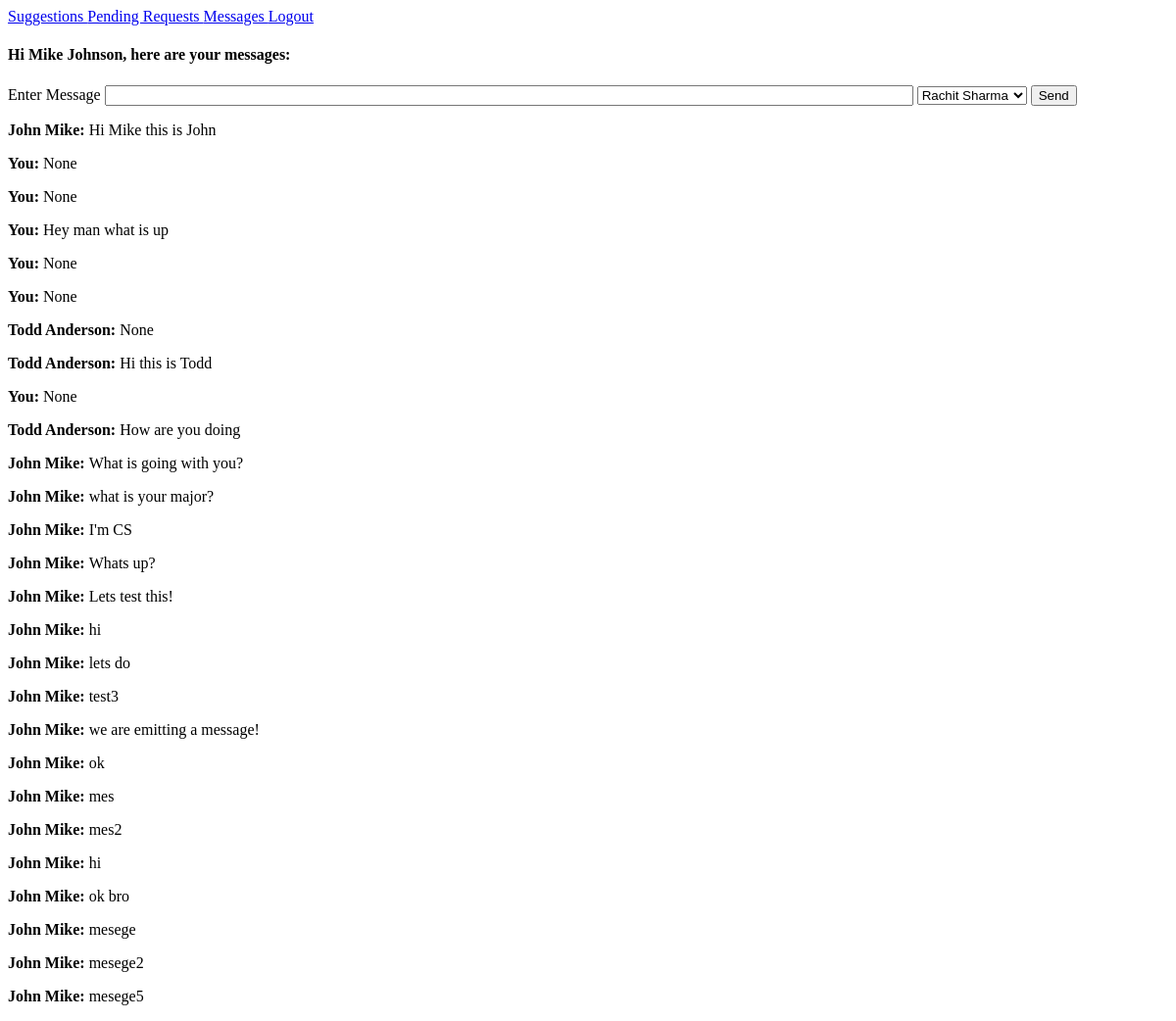
The app's page /message_room (signed in), older data.
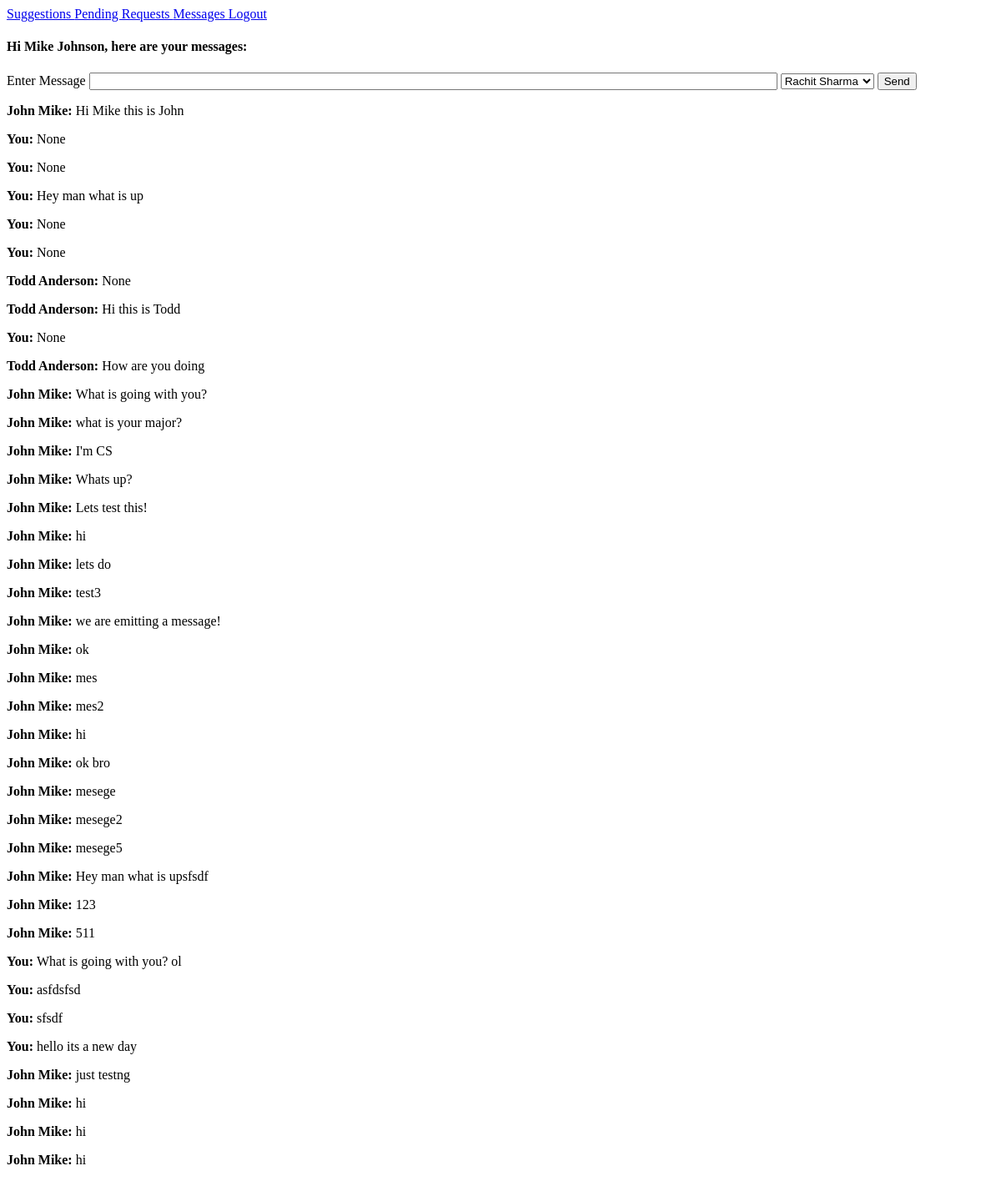
The same page, newer data.
### app/models.py (models this page shows, shortened)
class Users(UserMixin, db.Model):
    NAME_SIZE = 100
    id = db.Column(db.Integer, primary_key=True)
    name = db.Column(db.String(NAME_SIZE), unique=True)
    major = db.Column(db.String(100))
    hall = db.Column(db.String(100))
    password = db.Column(db.String(100))
    messages = db.relationship('Message', lazy='dynamic', primaryjoin="or_(Users.id == Message.user_to_id, Users.id == Message.user_from_id)")

class Message(db.Model):
    MAX_CHARS_IN_MESSAGE = 1000
    id = db.Column(db.Integer, primary_key=True)
    timestamp = db.Column(db.DateTime, index=True, default=datetime.utcnow)
    user_to_id = db.Column(db.Integer, db.ForeignKey('users.id'))
    user_from_id = db.Column(db.Integer, db.ForeignKey('users.id'))
    content = db.Column(db.String(MAX_CHARS_IN_MESSAGE))
    def give_name(self, user_id):
        name = "You"
        if not (self.user_from_id == user_id):
            name = Users.query.get(self.user_from_id).name
        return name

### app/routes.py (the view, shortened to what this page needs)
@app.route('/message_room', methods=["GET", "POST"])
@login_required
def message():
    if not current_user.is_authenticated:
        return redirect(url_for("login"))
    message_form = MessageForm()
    return render_template("room.html", messages=Users.query.get(current_user.id).messages, form=message_form)

### app/forms.py
class MessageForm(FlaskForm):
    def returnAllUsers():
        users = []
        for user in Users.query.all():
            users.append((user.id, user.name))
        return users
    message = StringField("Enter Message", [DataRequired()])
    choices = SelectField("To whom", choices=returnAllUsers())
    send = SubmitField("Send")

### app/models.py (called while the page is built)
@login.user_loader
def load_user(id):
    return Users.query.get(int(id))

### app/templates/room.html (shortened to what this page needs)
{% extends "base.html" %}
{% block content %}
    <h4> Hi {{current_user.name}}, here are your messages: </h4>
    <form action="" method="POST", novalidate>
        <div>
            {{ form.message.label }}
            {{ form.message(size=100) }}
            {{ form.choices() }}
            {{ form.send() }}
        </div>
    </form>
    {% for message in messages %}
        <p> <b> {{ message.give_name(current_user.id) }}: </b> {{ message.content }} </p>
    {% endfor %}
{% endblock %}

### app/templates/base.html (shortened to what this page needs)
<!DOCTYPE html>
<html>
    <head>
    </head>
    <body>
        <div>
            {% if current_user.is_authenticated %}
                <a href="{{url_for('suggestions')}}"> Suggestions </a>
                <a href="{{url_for('pending_invites')}}"> Pending Requests </a>
                <a href="{{url_for('message')}}"> Messages </a>
                <a href="{{url_for('logout')}}"> Logout </a>
            {% else %}
                <a href="{{url_for('signup') }}"> Sign Up </a>
                <a href="{{url_for('login')}}"> Login </a>
            {% endif %}
        </div>
        {% block content %} {% endblock %}
    </body>
</html>

Row changes from the older to the newer data that the page shows:
added Message: give_name "John Mike", content "Hey man what is upsfsdf"
added Message: give_name "John Mike", content "123"
added Message: give_name "John Mike", content "511"
added Message: give_name "You", content "What is going with you? ol"
added Message: give_name "You", content "asfdsfsd"
added Message: give_name "You", content "sfsdf"
added Message: give_name "You", content "hello its a new day"
added Message: give_name "John Mike", content "just testng"
added Message: give_name "John Mike", content "hi"
added Message: give_name "John Mike", content "hi"
added Message: give_name "John Mike", content "hi"
